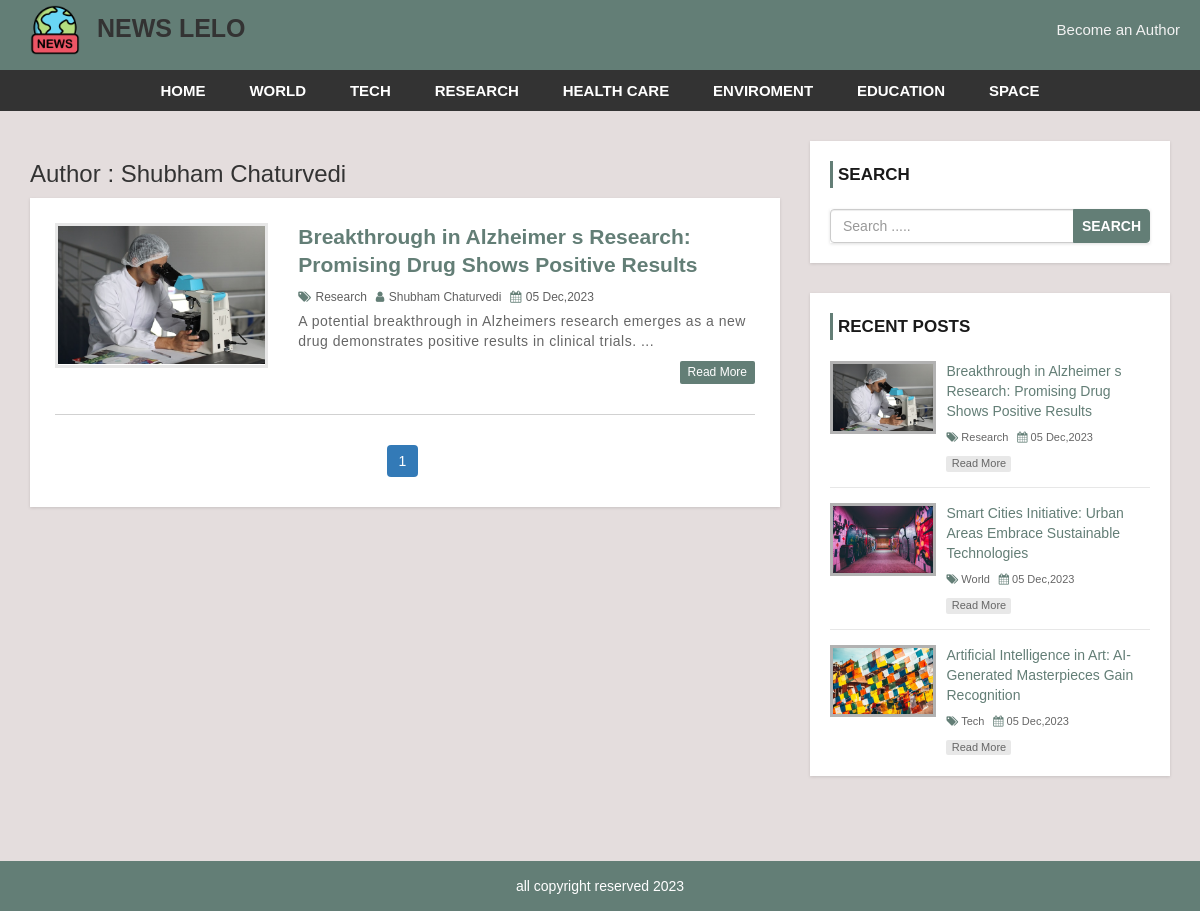
/author.php?authorid=1, run on the app's committed database.
### tables this page shows
CREATE TABLE `settings` (
  `id` int NOT NULL,
  `title` varchar(255) DEFAULT NULL,
  `footer` varchar(255) DEFAULT NULL,
  `logo` varchar(255) DEFAULT NULL
);

CREATE TABLE `category` (
  `category_id` int NOT NULL,
  `category_name` varchar(255) DEFAULT NULL,
  `post` int DEFAULT '0'
);

CREATE TABLE `user` (
  `user_id` int NOT NULL,
  `first_name` varchar(255) DEFAULT NULL,
  `last_name` varchar(255) DEFAULT NULL,
  `username` varchar(255) DEFAULT NULL,
  `password` varchar(255) DEFAULT NULL,
  `role` varchar(50) DEFAULT NULL
);

CREATE TABLE `post` (
  `post_id` int NOT NULL,
  `title` varchar(255) DEFAULT NULL,
  `description` text,
  `category` int DEFAULT NULL,
  `post_date` varchar(20) DEFAULT NULL,
  `author` int DEFAULT NULL,
  `post_img` varchar(255) DEFAULT NULL
);

### author.php (the view, shortened to what this page needs)
<?php include 'header.php'; ?>
    <div id="main-content">
      <div class="container">
        <div class="row">
            <div class="col-md-8">
                <?php
                    if(isset($_GET['authorid'])){
                        $authorid=$_GET['authorid'];
                    }
                    $sql5="select first_name,last_name from user where user_id={$authorid}";
                    $res5=mysqli_query($conn,$sql5) or die("author name fetch query failed");
                    $authorname=mysqli_fetch_assoc($res5);
                ?>
                <h3>Author : <?php echo $authorname['first_name']." ".$authorname['last_name']?></h3>
                <div class="post-container">
                        <?php
                            $data_one_page=5;
                            if(isset($_GET["pageno"])){
                                $page=$_GET["pageno"];
                            }else{
                                $page=1;
                            }
                            $offset=($page-1)*$data_one_page;
                            $sql="select post.post_id,post.description,post_img,post.title,post.category,category_name,post.post_date,user.first_name,user.last_name,user.username from post
                            left join category on post.category=category.category_id
                            left join user on post.author = user.user_id
                            WHERE author={$authorid}
                            order by post_id desc LIMIT {$offset},{$data_one_page}";
                            $res=mysqli_query($conn,$sql) or die("could not fetch data");
                            if(mysqli_num_rows($res)>0){
                                while($row=mysqli_fetch_assoc($res)){
                        ?>
                        <div class="post-content">
                            <div class="row">
                                <div class="col-md-4">
                                    <a class="post-img" href="single.php?id=<?php echo $row['post_id'];?>"><img src="admin/upload/<?php echo $row['post_img']?>" alt=""/></a>
                                </div>
                                <div class="col-md-8">
                                    <div class="inner-content clearfix">
                                        <h3><a href="single.php?id=<?php echo $row['post_id'];?>"><?php echo $row['title']?></a></h3>
                                        <div class="post-information">
                                            <span>
                                                <i class="fa fa-tags" aria-hidden="true"></i>
                                                <a href="category.php?catid=<?php echo $row['category'];?>"><?php echo $row['category_name']?></a>
                                            </span>
                                            <span>
                                                <i class="fa fa-user" aria-hidden="true"></i>
                                                <a href='author.php'><?php echo $row['first_name']." ".$row['last_name']; ?></a>
                                            </span>
                                            <span>
                                                <i class="fa fa-calendar" aria-hidden="true"></i>
                                                <?php echo $row['post_date']?>
                                            </span>
                                        </div>
                                        <p class="description">
                                            <?php echo substr($row['description'],0,120)."...";?>
                                        </p>
                                        <a class='read-more pull-right' href='single.php?id=<?php echo $row['post_id'];?>'>read more</a>
                                    </div>
                                </div>
                            </div>
                                </div>
                        <?php
                                }
                            }
                        ?>
                        <ul class='pagination admin-pagination'>
                            <?php
                                $sql1= "select * from post where author={$authorid}";
                                $result1=mysqli_query($conn,$sql1);
                                $totel_row= mysqli_num_rows($result1);
                                $totel_pages=ceil($totel_row/$data_one_page);
                                    ?>
                                    <?php
                                for($i=1;$i<=$totel_pages;$i++){
                                    ?>
                                        <li class="<?php echo $page==$i?"active":""; ?>"><a  href="index.php?pageno=<?php echo $i;?>"><?php echo $i ;?></a></li>
                                    <?php
                                }
                                    ?>
                        </ul>
                    </div>
            </div>
            <?php include 'sidebar.php'; ?>
        </div>
      </div>
    </div>
<?php include 'footer.php'; ?>

### header.php (shortened to what this page needs)
<?php
include('admin/config.php');
?>
<?php
$sqlsettings="select * from settings";
$ressettings=mysqli_query($conn,$sqlsettings) or die("did not get the settings value");
$rowsettings=mysqli_fetch_assoc($ressettings);
?>
<!DOCTYPE html>
<html lang="en">
<head>
    <link rel="stylesheet" href="css/bootstrap.min.css" />
    <link rel="stylesheet" href="css/font-awesome.css">
    <link rel="stylesheet" href="css/style.css">
</head>
<body>
<header>
<nav>
    <div class="brand-info">
        <a href="index.php" id="logo_head"><img src="admin/<?php echo $rowsettings['logo']?>"> <span>NEWS LELO</span></a>
    </div>
    <div class="nav-info">
        <a href="becomeauthor.php">Become an Author</a>
    </div>
</nav>
</header>
<div id="menu-bar">
    <div class="container">
        <div class="row">
            <div class="col-md-12">
                <?php
                    $sql="select * from category where post>0";
                    $res=mysqli_query($conn,$sql) or die("Query failded : category");
                    if(mysqli_num_rows($res)>0){
                        $active="";
                ?>
                    <ul class='menu'>
                        <li><a href='index.php'>HOME</a></li>
                <?php
                        while($row=mysqli_fetch_assoc($res)){
                ?>
                            <li><a class="<?php echo $active;?>" href='category.php?catid=<?php echo $row['category_id']?>'><?php echo $row['category_name']?></a></li>
                <?php
                        }
                    }
                ?>
                    </ul>
            </div>
        </div>
    </div>
</div>

### sidebar.php
<div id="sidebar" class="col-md-4">
    <div class="search-box-container">
        <h4>Search</h4>
        <form class="search-post" action="search.php" method ="GET">
            <div class="input-group">
                <input type="text" name="searchterm" class="form-control" placeholder="Search .....">
                <span class="input-group-btn">
                    <button type="submit" class="btn btn-danger">Search</button>
                </span>
            </div>
        </form>
    </div>
    <div class="recent-post-container">
        <h4>Recent Posts</h4>
        <?php
            $data_one_page=3;
            $sql="select post.post_id,post_img,post.title,post.category,category_name,post.post_date,post.author from post
            left join category on post.category=category.category_id
            order by post_id desc LIMIT {$data_one_page}";
            $res=mysqli_query($conn,$sql) or die("could not fetch data");
            if(mysqli_num_rows($res)>0){
                while($row=mysqli_fetch_assoc($res)){
        ?>
                    <div class="recent-post">
                        <a class="post-img" href="single.php?id=<?php echo $row['post_id'];?>"><img src="admin/upload/<?php echo $row['post_img']?>" alt=""/></a>
                        <div class="post-content">
                            <h5><a href="single.php?id=<?php echo $row['post_id'];?>"><?php echo $row['title']?></a></h5>
                            <span>
                                <i class="fa fa-tags" aria-hidden="true"></i>
                                <a href="category.php?catid=<?php echo $row['category'];?>"><?php echo $row['category_name']?></a>
                            </span>
                            <span>
                                <i class="fa fa-calendar" aria-hidden="true"></i>
                                <?php echo $row['post_date']?>
                            </span>
                            <a class="read-more" href="single.php?id=<?php echo $row['post_id'];?>">read more</a>
                        </div>
                    </div>
        <?php
                }
            }
        ?>
    </div>
</div>

### footer.php
<?php
$sqlsettings="select * from settings";
$ressettings=mysqli_query($conn,$sqlsettings) or die("did not get the settings value");
$rowsettings=mysqli_fetch_assoc($ressettings);
?>
<div id ="footer">
    <div class="container">
        <div class="row">
            <div class="col-md-12">
                <span><?php echo $rowsettings['footer'];?></span>
            </div>
        </div>
    </div>
</div>
</body>
</html>

### css/style.css (style rules this page uses)
body { background: #e4dddd; font-family: sans-serif,arial,Helvetica; --primary-color:#637E76; }
header { background-color: var(--primary-color); position:fixed; top:0; left:0; right:0; z-index:3; height: 70px; }
nav { display: flex; justify-content: space-between; margin:0 2rem; align-items: center; padding:0.5rem 0; }
#logo_head { font-size: 2.5rem; font-weight: bolder; color:#333; margin-left:1rem; }
#logo_head>img { height: 50px; margin-right:1rem; }
.nav-info { font-size:1.5rem; display: flex; gap:1rem; }
.nav-info>a { color:#f2f2f2; }
form { background: #fff; padding: 25px; box-shadow:0 1px 3px rgba(0, 0, 0, 0.13); }
#menu-bar { margin-top:70px; background: #333; text-align: center; }
#menu-bar .menu > li { display: inline-block; }
.menu > li > a { padding: 10px 20px; display: block; text-transform: uppercase; color: #fff; font-size: 15px; font-weight:600; transition:all 0.5s ease 0s; }
#main-content { padding: 30px 0; min-height: 750px; }
#main-content .post-container { background-color: #fff; padding: 25px; box-shadow: 0 1px 3px rgba(0, 0, 0, 0.13); }
#main-content .post-content { border-bottom: 1px solid #d1d1d1; padding: 0 0 30px; margin-bottom:30px; }
#main-content .post-content img { width: 100%; }
#main-content .post-content .post-img { border: 3px solid #e7e7e7; display: block; height: 145px; overflow: hidden; transition: border .3s; }
#main-content .post-content h3 { font-size: 21px; line-height: 28px; font-weight: 600; margin: 0 0 7px; }
#main-content .post-content h3 a { color: var(--primary-color); transition:all 0.3s; }
#main-content .post-content .post-information span { color: #606060; font-size: 12px; text-transform: capitalize; margin: 0 5px 5px 0; display: inline-block; }
#main-content .post-content .post-information i { color: var(--primary-color); margin-right: 1px; }
#main-content .post-content .post-information a { color: #606060; text-decoration: none; }
#main-content .post-content p, #main-content .single-post p { color: #666; font-size: 14px; letter-spacing: 0.5px; margin:0 0 10px; }
#main-content .post-content a.read-more { color: #fff; background-color: var(--primary-color); font-size: 12px; text-transform: capitalize; padding: 3px 8px; border-radius: 2px; transition: all 0.3s; }
.pagination { display: block; text-align: center; margin: 0; }
.pagination li { display:inline-block; margin: 0 5px 0 0; }
.pagination li a { border: none; background: var(--primary-color); color: #fff; }
i.fa { color:#222; }
#sidebar h4 { color: #1A1A1A; font-size: 17px; line-height: 27px; font-weight:600; text-transform: uppercase; padding: 0 0 0 5px; margin: 0 0 21px; border-left: 3px solid var(--primary-color); }
#sidebar .search-box-container { background-color: #fff; padding: 20px; margin: 0 0 30px; box-shadow: 0 1px 3px rgba(0, 0, 0, 0.13); }
#sidebar .search-post { padding: 0; }
#sidebar .search-post input { color: #606060; }
#sidebar .search-post .btn { font-weight: 600; text-transform: uppercase; padding: 6px 8px; background-color: var(--primary-color); border-color: var(--primary-color); outline: none; }
#sidebar .recent-post-container { padding: 20px; background: #fff; box-shadow: 0 1px 3px rgba(0, 0, 0, 0.13); }
#sidebar .recent-post { border-bottom: 1px solid #e7e7e7; padding: 0 0 15px; margin: 0 0 15px; }
#sidebar .recent-post:last-child { margin: 0; padding: 0; border: none; }
#sidebar .recent-post .post-img { display: inline-block; width: 33%; border: 3px solid rgba(0,0,0,0.3); vertical-align: top; transition: border .3s; }
#sidebar .recent-post .post-img img { width: 100%; }
#sidebar .recent-post .post-content { width: 65%; display: inline-block; border: none; padding: 0 0 0 7px; margin: 0; }
#sidebar .recent-post h5 { font-size: 14px; line-height: 20px; margin: 0 0 5px; }
#sidebar .recent-post h5 a { color: var(--primary-color); }
#sidebar .recent-post span { color: #666; font-size: 11px; display: inline-block; margin: 0 5px 10px 0; }
#sidebar .recent-post span a { color: #666; }
#sidebar .recent-post span i { color: var(--primary-color); }
#sidebar .recent-post a.read-more { color: #666; background-color: rgba(0,0,0,0.09); width: 65px; font-size: 11px; text-align: center; padding: 0; display: block; transition: all 0.3s; }
#footer { color: #fff; padding:15px 0; text-align:center; background-color:var(--primary-color); }
a, a:hover, a:focus { text-decoration: none; outline: none; }
ul { margin:0; padding:0; list-style:none; }

### data on the page
settings: logo (picture), footer "all copyright reserved 2023"
category: category_name "WORLD"
category: category_name "TECH"
category: category_name "RESEARCH"
category: category_name "HEALTH CARE"
category: category_name "ENVIROMENT"
category: category_name "EDUCATION"
category: category_name "SPACE"
user: first_name "Shubham", last_name "Chaturvedi"
post: post_img (picture), title "Breakthrough in Alzheimer s Research: Promising Drug Shows Positive Results", category.category_name "Research", user.first_name "Shubham", user.last_name "Chaturvedi", post_date "05 Dec,2023", description "A potential breakthrough in Alzheimers research emerges as a new drug demonstrates positive results in clinical trials."
post: post_img (picture), title "Smart Cities Initiative: Urban Areas Embrace Sustainable Technologies", category.category_name "World", post_date "05 Dec,2023"
post: post_img (picture), title "Artificial Intelligence in Art: AI-Generated Masterpieces Gain Recognition", category.category_name "Tech", post_date "05 Dec,2023"
